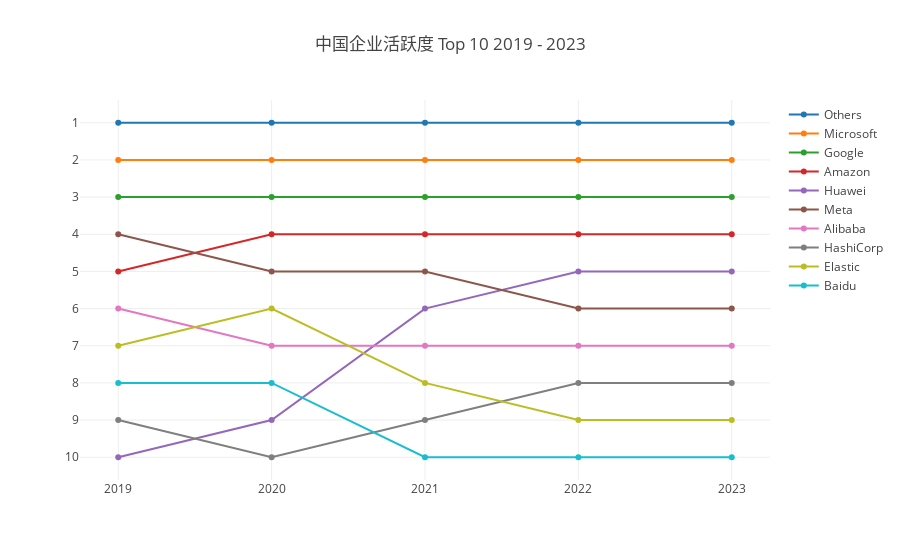

The code cell stored with this chart in its notebook:
### Code cell
processRegionsCompanyRepoActivity({"labelIntersect": [':regions/CN', 'Company']}, "中国企业")

### Figure 1 — Plotly figure (JSON) as saved in the notebook; plotly's stock layout.template omitted (floating-point values rounded to 4 significant figures)
{"data": [{"name": "Others", "type": "scatter", "x": [2019, 2020, 2021, 2022, 2023], "y": [1, 1, 1, 1, 1]}, {"name": "Microsoft", "type": "scatter", "x": [2019, 2020, 2021, 2022, 2023], "y": [2, 2, 2, 2, 2]}, {"name": "Google", "type": "scatter", "x": [2019, 2020, 2021, 2022, 2023], "y": [3, 3, 3, 3, 3]}, {"name": "Amazon", "type": "scatter", "x": [2019, 2020, 2021, 2022, 2023], "y": [5, 4, 4, 4, 4]}, {"name": "Huawei", "type": "scatter", "x": [2019, 2020, 2021, 2022, 2023], "y": [10, 9, 6, 5, 5]}, {"name": "Meta", "type": "scatter", "x": [2019, 2020, 2021, 2022, 2023], "y": [4, 5, 5, 6, 6]}, {"name": "Alibaba", "type": "scatter", "x": [2019, 2020, 2021, 2022, 2023], "y": [6, 7, 7, 7, 7]}, {"name": "HashiCorp", "type": "scatter", "x": [2019, 2020, 2021, 2022, 2023], "y": [9, 10, 9, 8, 8]}, {"name": "Elastic", "type": "scatter", "x": [2019, 2020, 2021, 2022, 2023], "y": [7, 6, 8, 9, 9]}, {"name": "Baidu", "type": "scatter", "x": [2019, 2020, 2021, 2022, 2023], "y": [8, 8, 10, 10, 10]}], "layout": {"autosize": true, "title": {"text": "中国企业活跃度 Top 10 2019 - 2023"}, "xaxis": {"autorange": true, "range": [-0.2435, 4.243], "type": "category"}, "yaxis": {"autorange": true, "dtick": 1, "range": [10.74, 0.2573], "type": "linear"}}}
